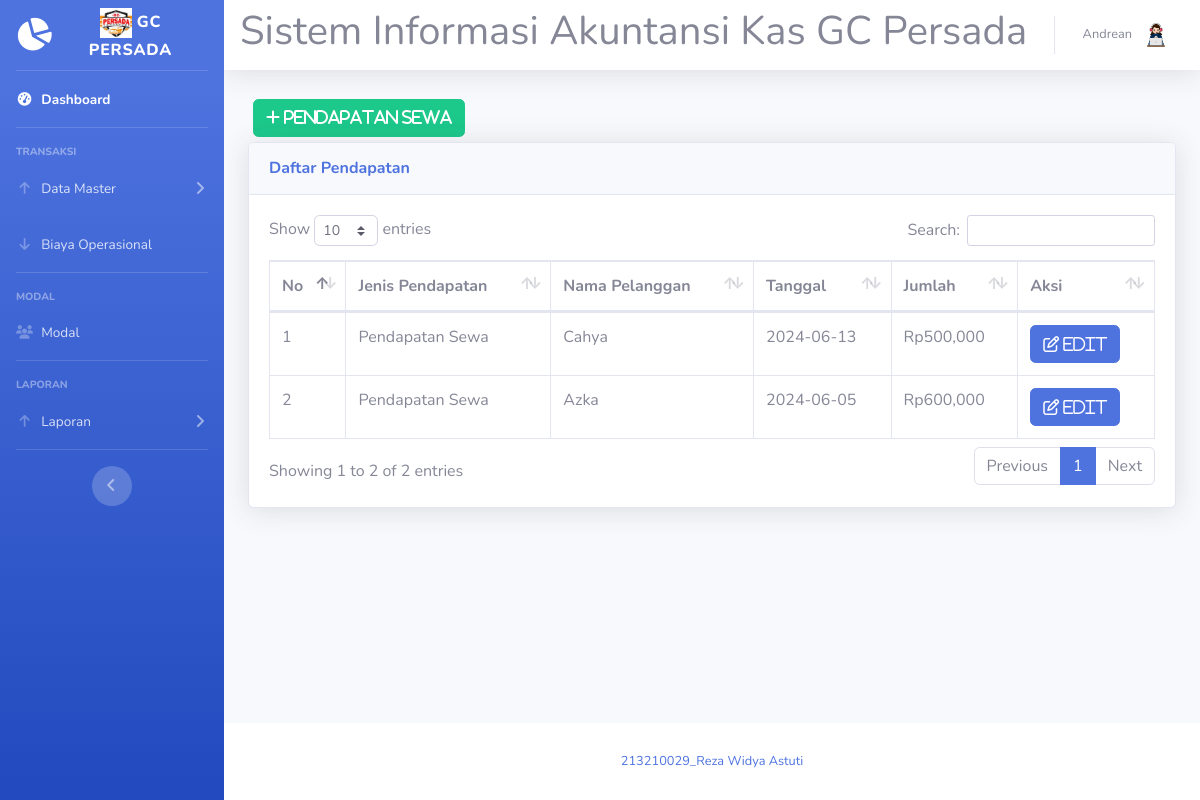
The page /pendapatan_sewa.php (signed in) on the database as committed earlier.
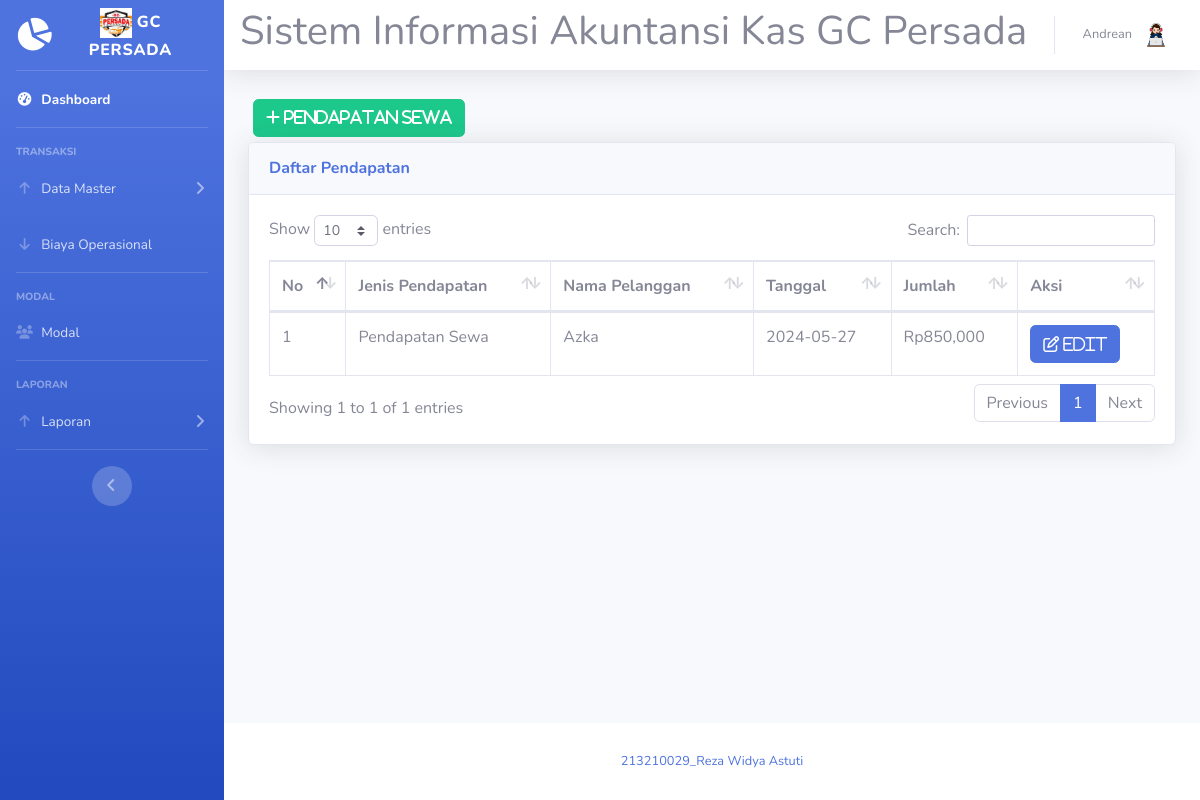
The same page on the database as committed later.
### tables this page shows
CREATE TABLE `pendapatan_sewa` (
  `id_pendapatan` varchar(5) NOT NULL,
  `id_akun` varchar(5) NOT NULL,
  `no_pelanggan` int(2) NOT NULL,
  `id_sewa` int(2) NOT NULL,
  `nama_pendapatan` varchar(20) NOT NULL,
  `tgl_pendapatan` date NOT NULL,
  `jumlah_pendapatan` int(11) NOT NULL
);

CREATE TABLE `kategori_akun` (
  `id_akun` varchar(5) NOT NULL,
  `nama_akun` varchar(20) NOT NULL
);

CREATE TABLE `pelanggan` (
  `no_pelanggan` int(2) NOT NULL,
  `nama` varchar(15) NOT NULL,
  `alamat` varchar(20) NOT NULL,
  `no_hp` varchar(13) NOT NULL
);

### pendapatan_sewa.php (the view, shortened to what this page needs)
<?php
require 'koneksi.php';
?>
<!DOCTYPE html>
<html lang="en">
<head>
    <link href="vendor/fontawesome-free/css/all.min.css" rel="stylesheet" type="text/css">
    <link href="css/sb-admin-2.min.css" rel="stylesheet">
    <link href="vendor/datatables/dataTables.bootstrap4.min.css" rel="stylesheet">
</head>
<body id="page-top">
    <?php require 'sidebar.php'; ?>
    <div id="content">
        <?php require 'navbar.php'; ?>
        <div class="container-fluid">
            <button type="button" class="btn btn-success" style="margin:5px" data-toggle="modal" data-target="#myModalTambah"><i class="fa fa-plus"> Pendapatan Sewa</i></button><br>
            <div class="card shadow mb-4">
                <div class="card-header py-3">
                    <h6 class="m-0 font-weight-bold text-primary">Daftar Pendapatan</h6>
                </div>
                <div class="card-body">
                    <div class="table-responsive">
                        <table class="table table-bordered" id="dataTable" width="100%" cellspacing="0">
                            <thead>
                                <tr>
                                    <th>No</th>
                                    <th>Jenis Pendapatan</th>
                                    <th>Nama Pelanggan</th>
                                    <th>Tanggal</th>
                                    <th>Jumlah</th>
                                    <th>Aksi</th>
                                </tr>
                            </thead>
                            <tbody>
                                <?php
                                $no = 0;
                                $query = mysqli_query($koneksi, "SELECT pendapatan_sewa.*, kategori_akun.nama_akun, pelanggan.nama FROM pendapatan_sewa JOIN kategori_akun ON pendapatan_sewa.id_akun=kategori_akun.id_akun JOIN pelanggan ON pelanggan.no_pelanggan = pendapatan_sewa.no_pelanggan");
                                while ($data = mysqli_fetch_assoc($query)) {
                                ?>
                                    <tr>
                                        <td>
                                            <?= $no += 1; ?>
                                        </td>
                                        <td><?= $data['nama_akun']; ?></td>
                                        <td><?= $data['nama']; ?></td>
                                        <td><?= $data['tgl_pendapatan']; ?></td>
                                        <td>Rp<?= number_format($data['jumlah_pendapatan']); ?></td>
                                        <td>
                                            <a href="#" type="button" class="fa fa-edit btn btn-primary btn-md" data-toggle="modal" data-target="#myModal<?= $data['id_pendapatan']; ?>"> Edit</a>
                                        </td>
                                    </tr>
                                <?php } ?>
                            </tbody>
                        </table>
                    </div>
                </div>
            </div>
        </div>
    </div>
    <?php require 'footer.php'; ?>
    </div>
</body>
</html>

Rows that differ between the two databases and show on the page:
removed pendapatan_sewa: no "1", id_akun.nama_akun "Pendapatan Sewa", pelanggan.nama "Cahya", tgl_pendapatan "2024-06-13", jumlah_pendapatan "500,000"
removed pendapatan_sewa: no "2", id_akun.nama_akun "Pendapatan Sewa", pelanggan.nama "Azka", tgl_pendapatan "2024-06-05", jumlah_pendapatan "600,000"
added pendapatan_sewa: no "1", id_akun.nama_akun "Pendapatan Sewa", pelanggan.nama "Azka", tgl_pendapatan "2024-05-27", jumlah_pendapatan "850,000"
Other text that changed with them:
text written by a page script: "Show entries Search: Showing 1 to 2 of 2 entries Previous 1 Next" → "Show entries Search: Showing 1 to 1 of 1 entries Previous 1 Next"
